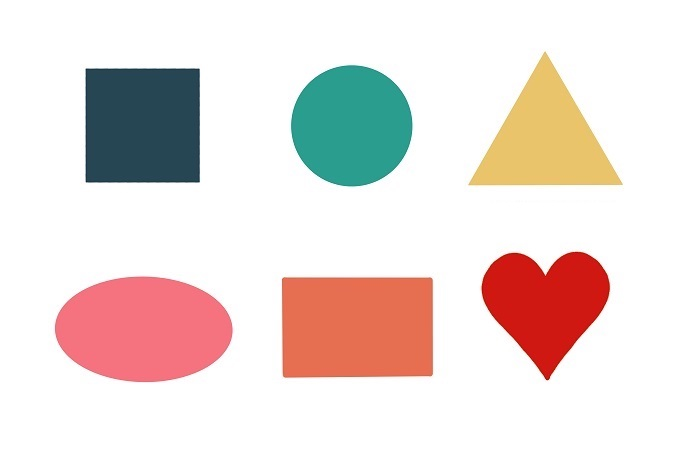
//> input picture files/contours.png, 700 x 466 px
$ ./Counting_objects1   (built with g++ and OpenCV 4)
//> lines starting //> are read from the running program, lines starting //| are printed output that depends on the picture; after the words box and inside, x2 and y2 are one past the last pixel; in counts of white or black regions, pixels touching at a corner belong together
#include "opencv.hpp"
#include <iostream>

using namespace std;
using namespace cv;

int main() {
	Mat gray = imread("contours.png", 0);
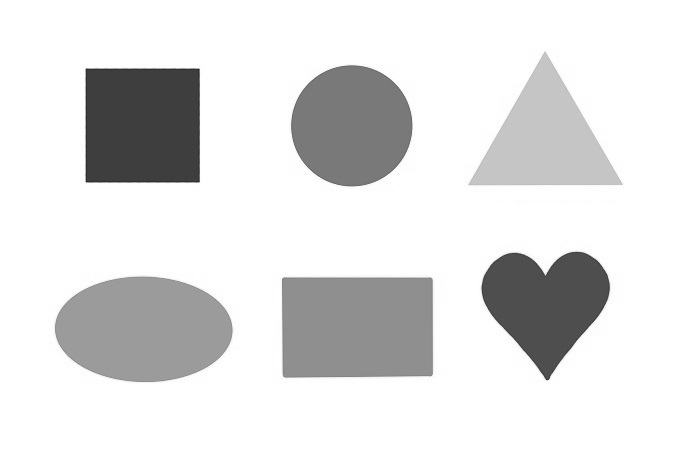
//> gray: 466 rows x 700 cols, CV_8UC1; min 30, max 255, mean 225.3
	Mat result;
	threshold(gray, result, 230, 255, THRESH_BINARY_INV);
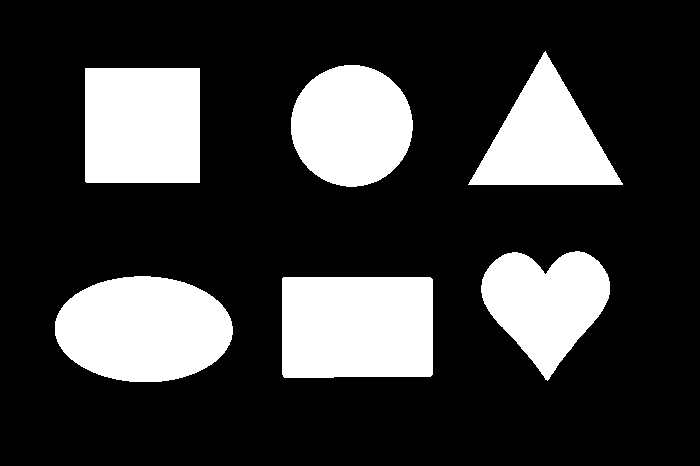
//> result: 466 rows x 700 cols, CV_8UC1; 23.2% white; 6 white regions
	vector<vector<Point>> contours;
	vector<Vec4i> hierarchy;
	findContours(result, contours, hierarchy, CV_RETR_EXTERNAL, CV_CHAIN_APPROX_SIMPLE);
//> contours = 6 contours; box (x1, y1, x2, y2) and area: (282, 277, 433, 378) 14894, (55, 276, 233, 382) 14644, (85, 68, 200, 183) 12996, (291, 65, 413, 187) 11475, (468, 51, 623, 185) 10229, (481, 251, 610, 381) 10208

	putText(result, format("contour count: %d", contours.size()), Point(50, 80), FONT_HERSHEY_SIMPLEX, 1, Scalar(177, 8), 4);
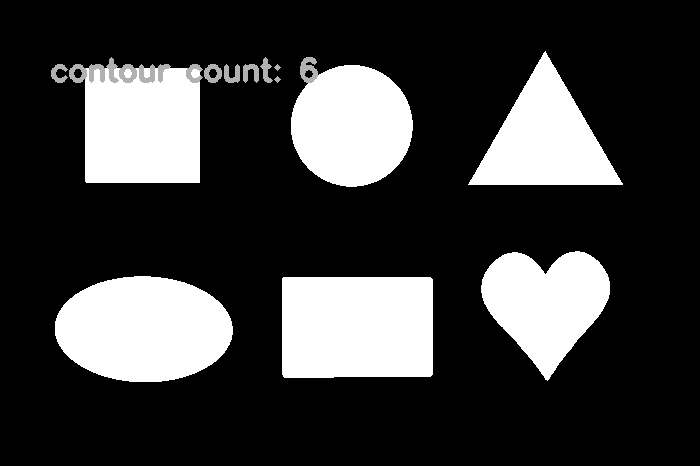
//> result: 466 rows x 700 cols, CV_8UC1; 0.79% of pixels changed, all inside (x1, y1, x2, y2) = (51, 57, 318, 83)

	imshow("contours", result);
	waitKey(0);
}
